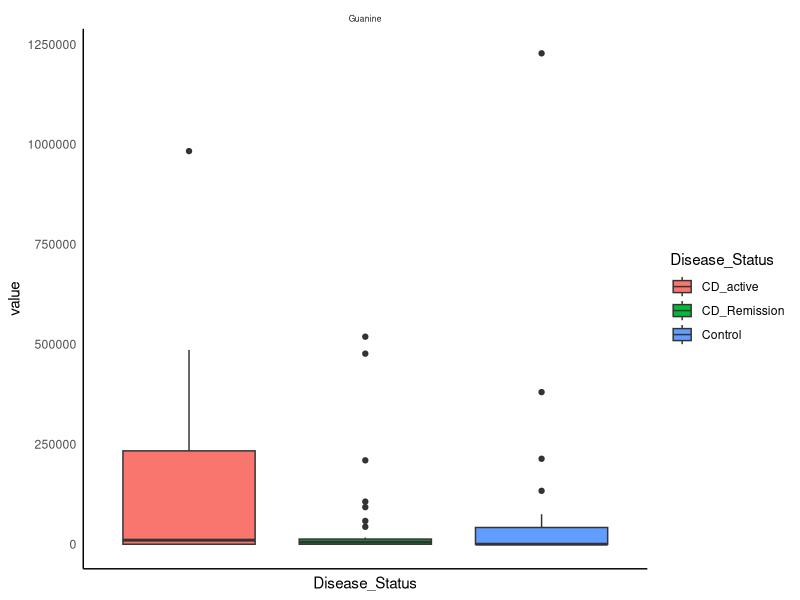
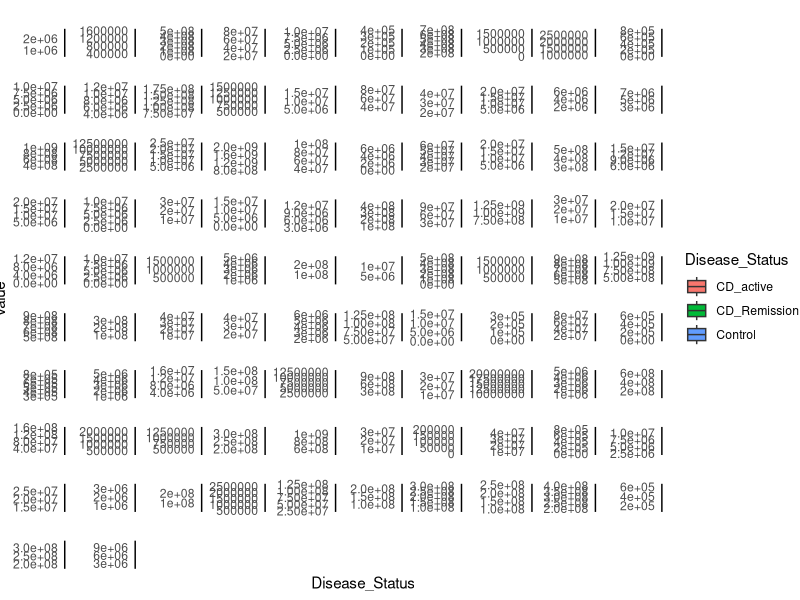
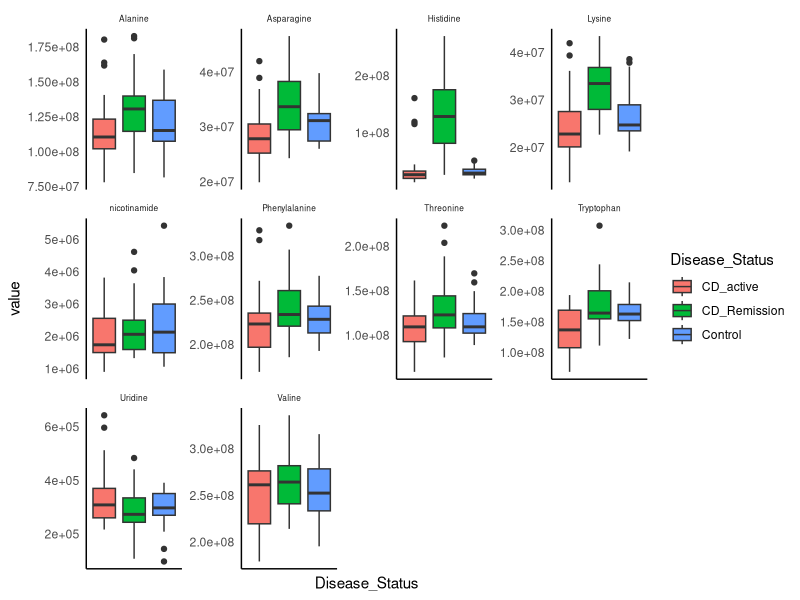
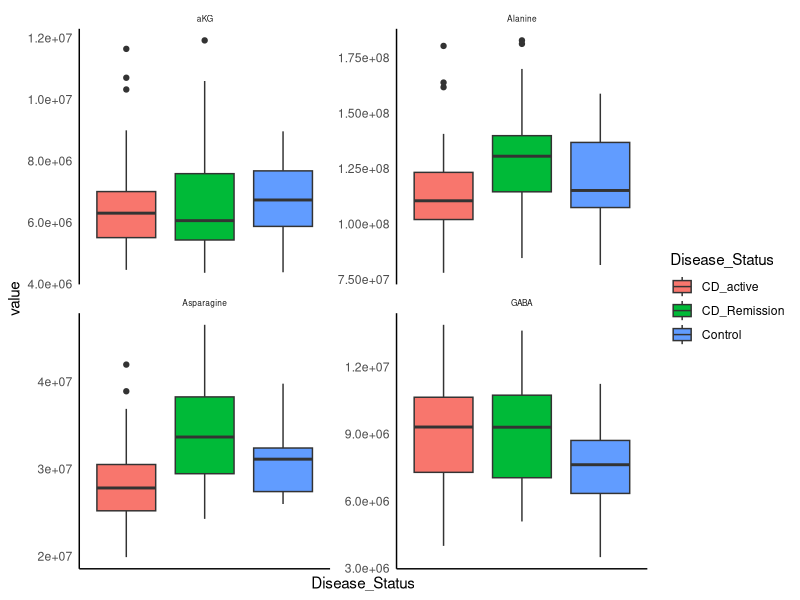
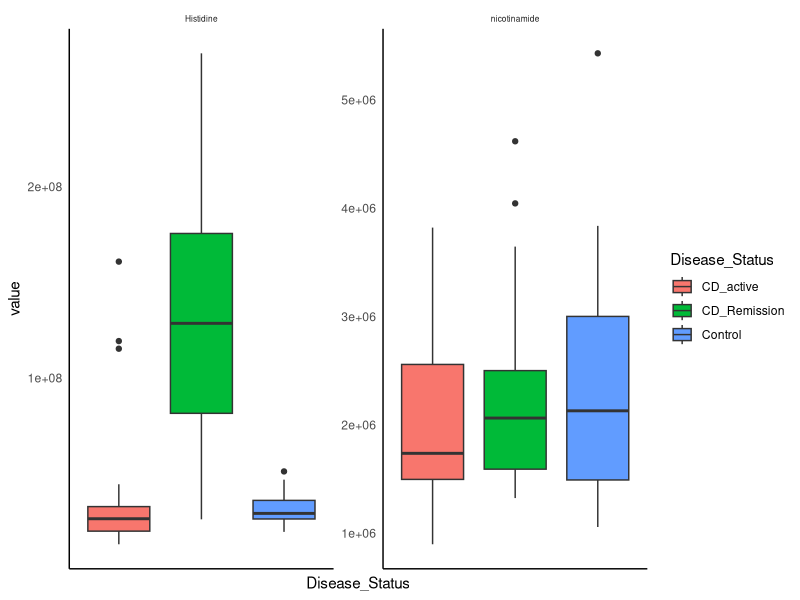
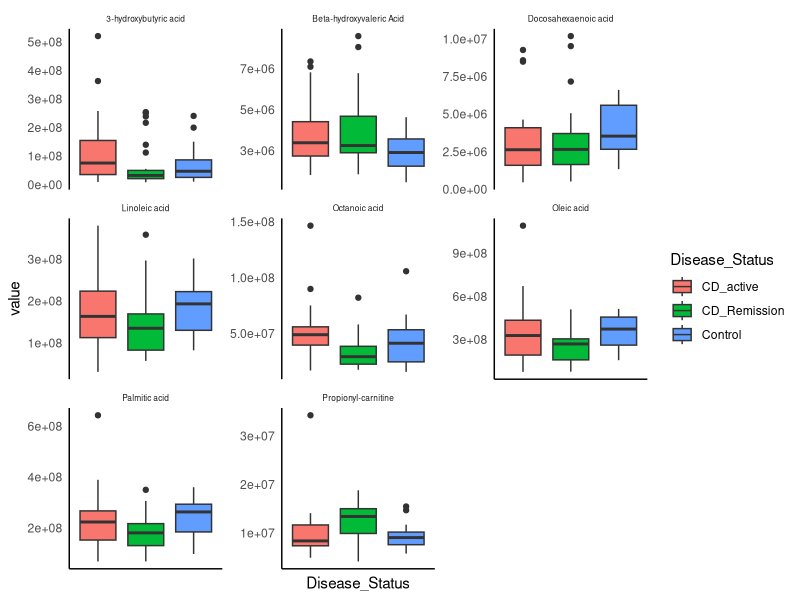
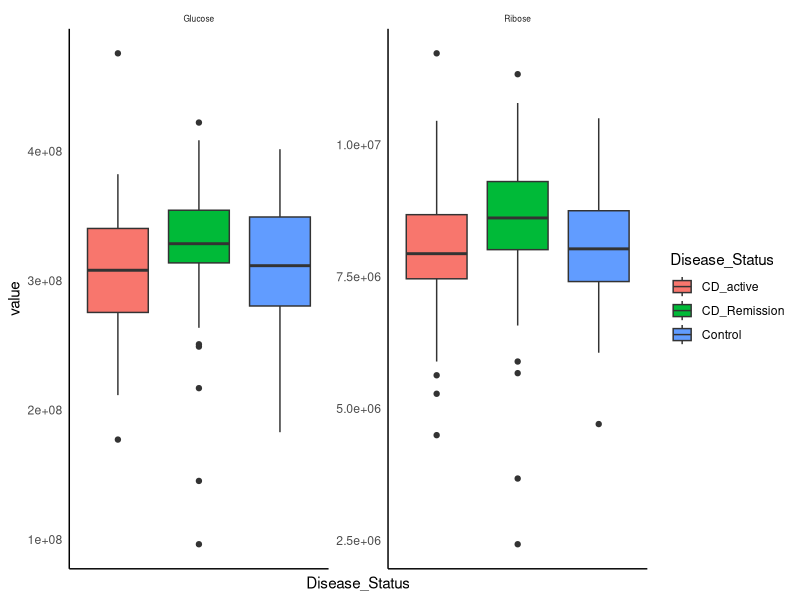
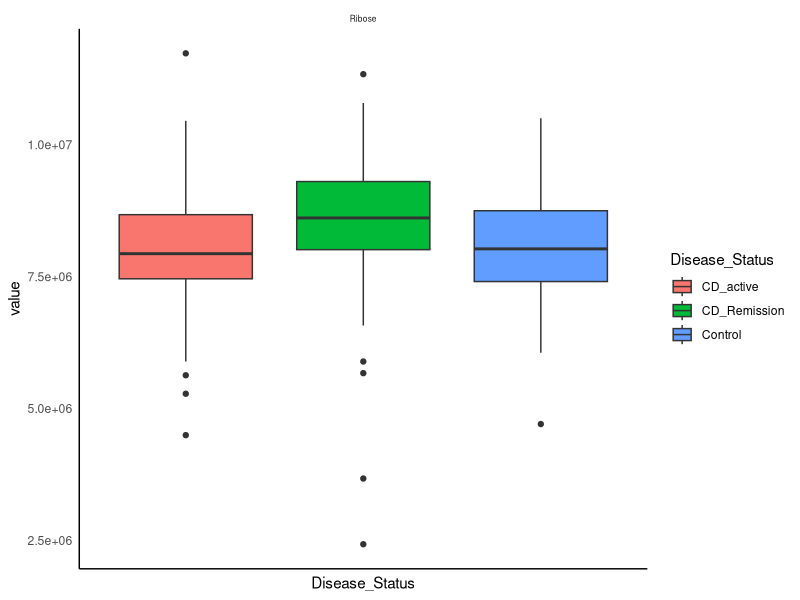

Here is the R script that generated these plots, in order:
library(tidyverse)
library(magrittr)
data <- read_csv("Serum1_Data_TF.csv")
data <- read_csv("TF-N1_206s.csv")

data %<>% select(-contains("149"), -contains("150"), -contains("151"))
metadata <- read_csv("Serum1_Metadata.csv")
groups <- read_csv("metabolites groups.csv")

names(groups)[2] <- "Compound"

for(element in unique(groups$group)){
merged_table <- 
data %>% 
  pivot_longer(contains("_"), names_to = "SampleID", values_to = "value") %>% 
  left_join(groups) %>% 
  left_join(metadata, by = "SampleID") %>% 
  filter(group == element) %>% filter(Fasting == "Y")
  
pl <- 
 ggplot(merged_table, aes(x = Disease_Status, y = value, fill = Disease_Status)) + 
  geom_boxplot() + 
  # geom_jitter(alpha = .3)+
  facet_wrap(~Compound, scales = "free_y") +
  theme_classic()+
  theme(axis.text.x = element_blank(), axis.ticks = element_blank()
        , strip.text = element_text(size = 6), strip.background = element_blank())
pl
ggsave(paste0(unique(merged_table$group), "_metabolites.png"), pl)
}
###################################################
for(element in unique(groups$group)){
merged_table <- 
  data %>% 
  pivot_longer(contains("_"), names_to = "SampleID", values_to = "value") %>% 
  group_by(Compound) %>% 
  summarise(freq = value/sum(value), SampleID, Compound) %>% 
  left_join(groups, by = "Compound") %>% 
  left_join(metadata, by = "SampleID") %>% 
  filter(group == element) 

pl <- 
  ggplot(merged_table, aes(x = Disease_Status, y = freq, fill = Disease_Status)) + 
  geom_boxplot() + 
  # geom_jitter(alpha = .3)+
  facet_wrap(~Compound, scales = "free_y") +
  theme_classic()+
  theme(axis.text.x = element_blank(), axis.ticks = element_blank()
        , strip.text = element_text(size = 6), strip.background = element_blank())
ggsave(paste0(unique(merged_table$group), "_freq_metabolites.png"), pl)
}


merged_table <- 
  data %>% 
  pivot_longer(contains("_"), names_to = "SampleID", values_to = "value") %>% 
  group_by(Compound) %>% 
  summarise(freq = value/sum(value), SampleID, Compound) %>% 
  left_join(groups, by = "Compound") %>% 
  left_join(metadata, by = "SampleID") %>% 
  filter(group == "TCA") 

pl <- 
  ggplot(merged_table, aes(x = Disease_Status, y = freq, fill = Disease_Status)) + 
  geom_boxplot(outlier.shape = NA) + 
  # geom_jitter(alpha = .3)+
  scale_y_continuous(limits = quantile(c(0, 0.1))) +
  facet_grid(~Compound, scales = "free_y") 

# plotly::ggplotly(pl)


merged_table <- 
  data %>% 
  pivot_longer(contains("_"), names_to = "SampleID", values_to = "value") %>% 
  left_join(groups) %>% 
  left_join(metadata, by = "SampleID") %>% 
  filter(Compound == "Guanine") %>% filter(Fasting == "Y") %>% 
  filter(value < 3e6)

pl <- 
  ggplot(merged_table, aes(x = Disease_Status, y = value, fill = Disease_Status)) + 
  geom_boxplot() + 
  # geom_jitter(alpha = .3)+
  facet_wrap(~Compound, scales = "free_y") +
  theme_classic()+
  theme(axis.text.x = element_blank(), axis.ticks = element_blank()
        , strip.text = element_text(size = 6), strip.background = element_blank())
pl
ggsave(paste0("Guanine", "_metabolites.png"), pl)


all <- 
data %>% 
  pivot_longer(contains("_"), names_to = "SampleID", values_to = "value") %>% 
  left_join(groups) %>% 
  left_join(metadata, by = "SampleID") %>% 
  filter(Fasting == "Y")


pl <- 
  ggplot(all, aes(x = Disease_Status, y = value, fill = Disease_Status)) + 
  geom_boxplot() + 
  # geom_jitter(alpha = .3)+
  facet_wrap(~Compound, scales = "free_y") +
  theme_classic()+
  theme(axis.text.x = element_blank(), axis.ticks = element_blank()
        , strip.text = element_text(size = 6), strip.background = element_blank())
pl
ggsave(paste0("all", "_metabolites.png"), pl, height = 30, width = 40, units = "cm")
